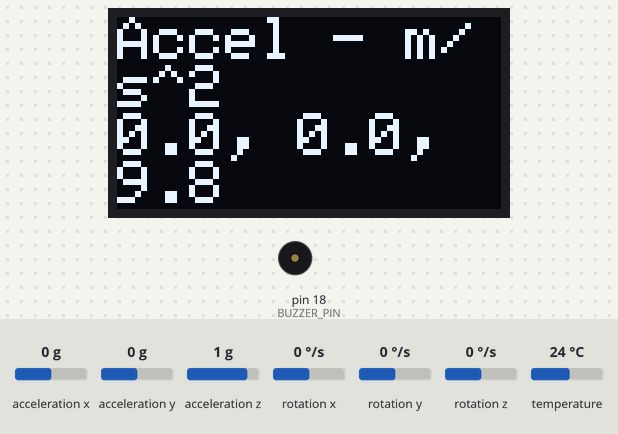
The sketch below on a simulated Arduino Uno, built with avr-gcc and run on an emulated ATmega328P. Shown: 128×64 one-colour display, buzzer (waves = sounding, pin HIGH). Inputs (shaded band) come from the test bench; at power-on: acceleration x 0 g, acceleration y 0 g, acceleration z 1 g, rotation x 0 °/s, rotation y 0 °/s, rotation z 0 °/s, temperature 24 °C. The display library's start-up logo is not drawn; what the sketch prints to the serial monitor is not drawn.

Above: at 1.7 s.
1.8 s: acceleration x set to -1.4 g
At 2.3 s:
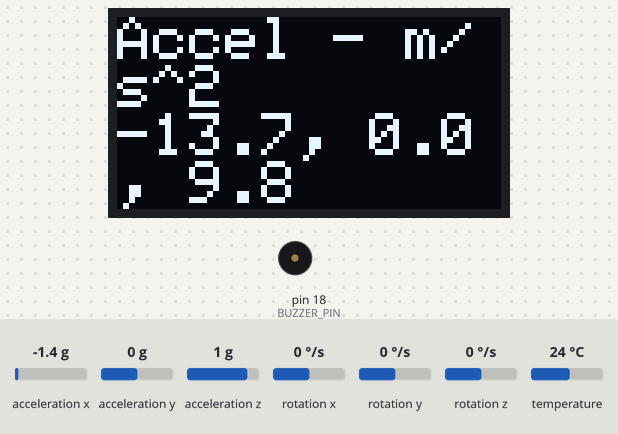
3.3 s: acceleration y set to -1.4 g
At 4.0 s:
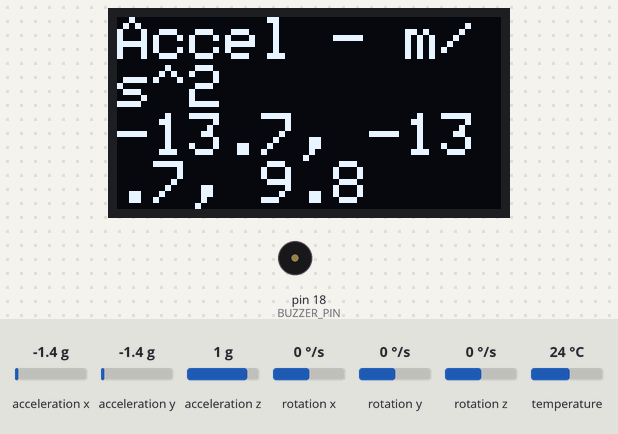
4.8 s: acceleration z set to -1.4 g
At 5.4 s:
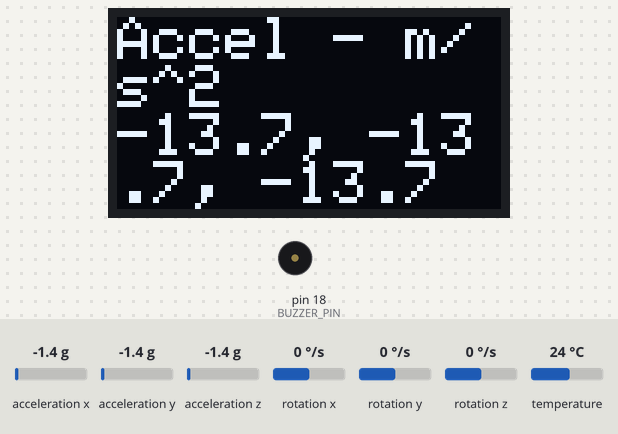
6.3 s: acceleration z set to 1.4 g
At 7.5 s:
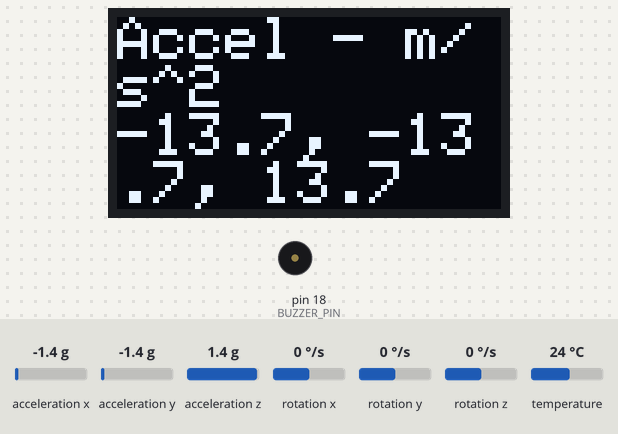
7.8 s: acceleration x set to -0.8 g
At 8.9 s:
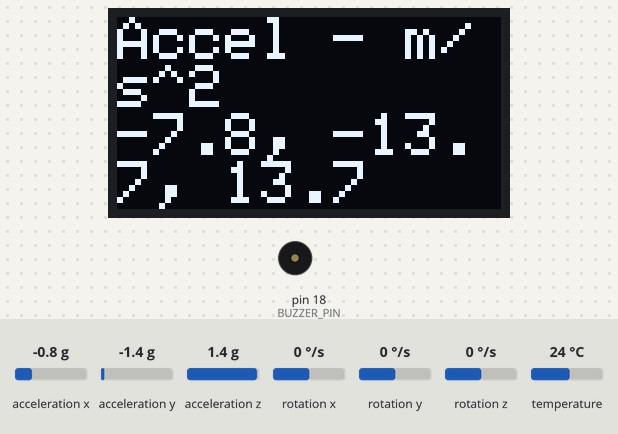
9.3 s: acceleration y set to 0 g
At 9.7 s:
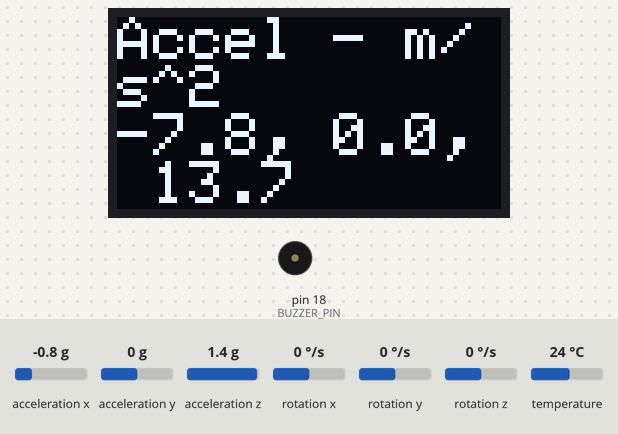
Timing chart, 0 to 11.8 s (numbered marks = the images above; inputs shaded):
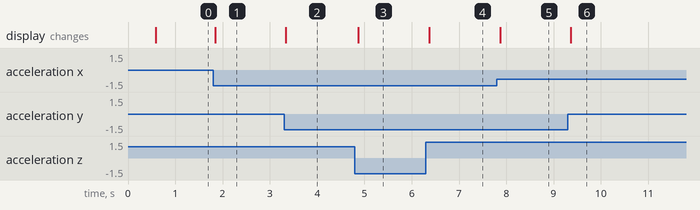

The sketch:

ExoArm.ino
```cpp
#include <Adafruit_MPU6050.h>
#include <Adafruit_SSD1306.h>
#include <Adafruit_Sensor.h>

#define BUZZER_PIN 18 // Replace with the actual pin connected to the buzzer
#define TREMOR_THRESHOLD 15.0 // Adjust this threshold based on your requirements

int melody[] = {
  1500, 0, 1500, 0, 1500, 0, 1500, 0, 1500, 0, // Adjust the frequencies as needed
  0, // This 0 represents a pause
};

int noteDurations[] = {
  500, 200, 500, 200, 500, 200, 500, 200, 500, 200, // Adjust the durations as needed
  200,
};

Adafruit_MPU6050 mpu;
Adafruit_SSD1306 display = Adafruit_SSD1306(128, 64, &Wire);

void setup() {
  Serial.begin(115200);
  Serial.println("MPU6050 OLED demo");

  pinMode(BUZZER_PIN, OUTPUT);

  if (!mpu.begin()) {
    Serial.println("Sensor init failed");
    while (1)
      yield();
  }
  Serial.println("Found an MPU-6050 sensor");

  if (!display.begin(SSD1306_SWITCHCAPVCC, 0x3C)) {
    Serial.println(F("SSD1306 allocation failed"));
    for (;;)
      ;
  }
  display.display();
  delay(500);
  display.setTextSize(2);
  display.setTextColor(WHITE);
  display.setRotation(0);
}

void loop() {
  sensors_event_t a, g, temp;
  mpu.getEvent(&a, &g, &temp);

  // Check for hand tremor
  if (abs(a.acceleration.x) > TREMOR_THRESHOLD ||
      abs(a.acceleration.y) > TREMOR_THRESHOLD ||
      abs(a.acceleration.z) > TREMOR_THRESHOLD) {
    // Trigger alarm-like sound
    for (int thisNote = 0; thisNote < sizeof(melody) / sizeof(melody[0]); thisNote++) {
      int noteDuration = noteDurations[thisNote];
      int frequency = melody[thisNote];

      if (frequency == 0) {
        // Pause
        delay(noteDuration);
      } else {
        // Play the note
        tone(BUZZER_PIN, frequency, noteDuration);
        delay(noteDuration); // Wait for the note to complete
        noTone(BUZZER_PIN); // Stop the tone
      }
    }

    // Display tremor message on OLED
    display.setCursor(0, 20);
    display.println("Tremor Detected!");
    display.display();
    delay(2000); // Display message for 2 seconds
  }

  // Display accelerometer and gyroscope readings
  display.clearDisplay();
  display.setCursor(0, 0);

  Serial.print("Accelerometer ");
  Serial.print("X: ");
  Serial.print(a.acceleration.x, 1);
  Serial.print(" m/s^2, ");
  Serial.print("Y: ");
  Serial.print(a.acceleration.y, 1);
  Serial.print(" m/s^2, ");
  Serial.print("Z: ");
  Serial.print(a.acceleration.z, 1);
  Serial.println(" m/s^2");

  display.println("Accel - m/s^2");
  display.print(a.acceleration.x, 1);
  display.print(", ");
  display.print(a.acceleration.y, 1);
  display.print(", ");
  display.print(a.acceleration.z, 1);
  display.println("");

  display.display();
  delay(10);
}
```

Measured:
- after the input at 1.8 s, the display: changes after 0.05 s (image 1)
- after the input at 3.3 s, the display: changes at once (image 2)
- after the input at 4.8 s, the display: changes after 0.07 s (image 3)
- after the input at 6.3 s, the display: changes after 0.07 s (image 4)
- after the input at 7.8 s, the display: changes after 0.07 s (image 5)
- after the input at 9.3 s, the display: changes after 0.06 s (image 6)
